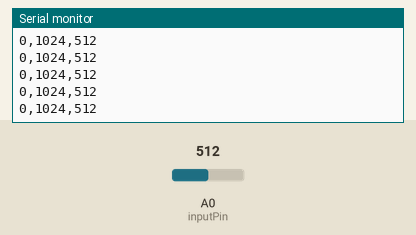
Simulated run of this sketch. Board: Arduino Uno, built with avr-gcc and run on an emulated ATmega328P. Shown: the last lines printed to the serial monitor. The inputs (shaded band) are chosen by the test bench; at power-on: A0 (inputPin) = 512.

Above: at 1.2 s.
1.3 s: A0 (inputPin) set to 716
At 2.3 s:
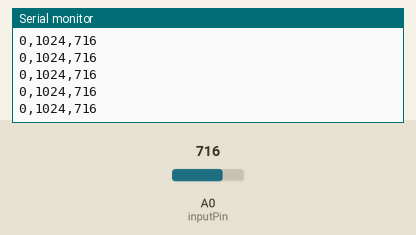
2.8 s: A0 (inputPin) set to 900
At 3.3 s:
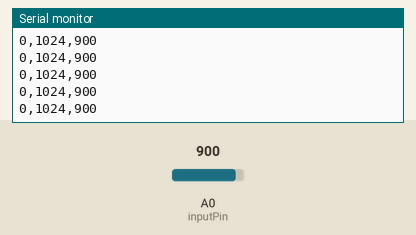
Timing chart, 0 to 5.8 s (numbered marks = the images above; inputs shaded):
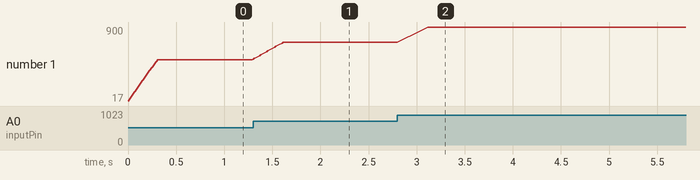

Measured:
- after the input at 1.3 s, the serial monitor: prints a new line at once (image 1)
- after the input at 2.8 s, the serial monitor: prints a new line at once (image 2)
- plotted number 1: 512 → 716 after the input at 1.3 s, 716 → 900 after the input at 2.8 s

The sketch:

Analog_Sensor_Test.ino
```cpp
//------------------------SMOOTHING-----------------------------------

const int numReadings = 30;

int readings[numReadings];      // the readings from the analog input
int readIndex = 0;              // the index of the current reading
int total = 0;                  // the running total
int average = 0;                // the average

int inputPin = A0;

void setup() {

  Serial.begin(115200);

  // ----------------------SMOOTHING-----------------------
  for (int thisReading = 0; thisReading < numReadings; thisReading++) {
    readings[thisReading] = 0;
  }

}

void loop() {

  // subtract the last reading:
  total = total - readings[readIndex];
  // read from the sensor:
  readings[readIndex] = analogRead(inputPin);
  // add the reading to the total:
  total = total + readings[readIndex];
  // advance to the next position in the array:
  readIndex = readIndex + 1;

  // if we're at the end of the array...
  if (readIndex >= numReadings) {
    // ...wrap around to the beginning:
    readIndex = 0;
  }
  // calculate the average:
  average = total / numReadings;

  Serial.print(0);
  Serial.print(",");
  Serial.print(1024);
  Serial.print(",");
  Serial.println(average);

  delay(10);

}
```
